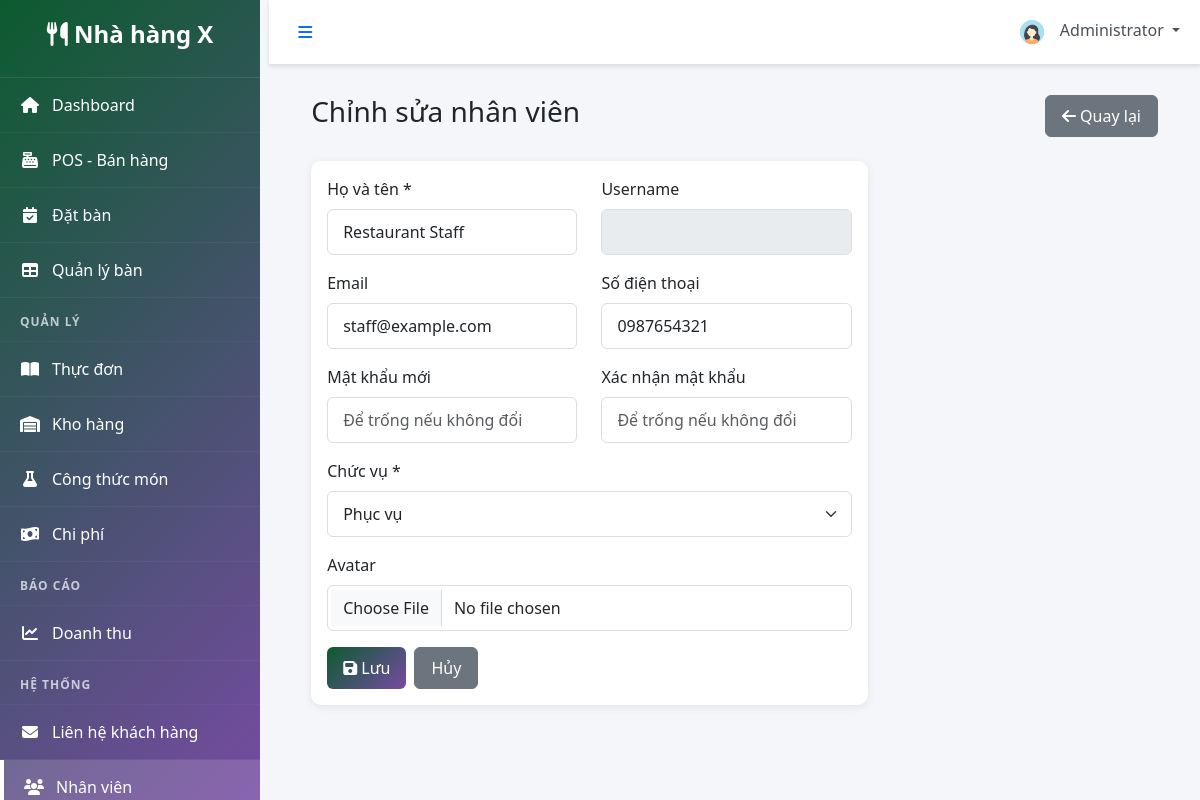
The app's page /modules/users/edit_staff.php?id=2 (signed in) with its own data.
### tables this page shows
CREATE TABLE `users` (
  `user_id` INT UNSIGNED NOT NULL AUTO_INCREMENT,
  `full_name` VARCHAR(120) NOT NULL,
  `email` VARCHAR(150) NOT NULL,
  `password_hash` VARCHAR(255) NOT NULL,
  `user_role` ENUM('admin','manager','waiter','chef','cashier','staff') NOT NULL DEFAULT 'staff',
  `phone` VARCHAR(30) DEFAULT NULL,
  `avatar` VARCHAR(255) DEFAULT NULL,
  `status` ENUM('active','inactive') NOT NULL DEFAULT 'active',
  `created_at` TIMESTAMP NOT NULL DEFAULT CURRENT_TIMESTAMP,
  `updated_at` TIMESTAMP NOT NULL DEFAULT CURRENT_TIMESTAMP ON UPDATE CURRENT_TIMESTAMP,
  PRIMARY KEY (`user_id`),
  UNIQUE KEY `uq_email` (`email`),
  KEY `idx_user_role_status` (`user_role`, `status`)
);

### includes/functions.php (called while the page is built, shortened)
<?php
function isLoggedIn() {
    return isset($_SESSION['user_id']) && ! empty($_SESSION['user_id']);
}
function getCurrentUser($db) {
    $query = "SELECT * FROM users WHERE user_id = :user_id";
    $stmt = $db->prepare($query);
    $stmt->bindParam(':user_id', $_SESSION['user_id']);
    $stmt->execute();
    return $stmt->fetch(PDO:: FETCH_ASSOC);
}
?>

### modules/users/edit_staff.php (the view, shortened to what this page needs)
<?php
$database = new Database();
$db = $database->getConnection();
$user_id = isset($_GET['id']) ? (int) $_GET['id'] : 0;
$stmt = $db->prepare('SELECT * FROM users WHERE user_id = :id');
$stmt->bindParam(':id', $user_id, PDO::PARAM_INT);
$stmt->execute();
$user = $stmt->fetch(PDO::FETCH_ASSOC);
include '../../includes/header.php';
?>
<div class="container-fluid">
    <div class="d-flex justify-content-between align-items-center mb-4">
        <h1 class="h3">Chỉnh sửa nhân viên</h1>
        <a href="manage_staff.php" class="btn btn-secondary">
            <i class="fas fa-arrow-left"></i> Quay lại
        </a>
    </div>
    <div class="row">
        <div class="col-lg-8">
            <div class="card">
                <div class="card-body">
                    <form method="POST" enctype="multipart/form-data">
                        <div class="row">
                            <div class="col-md-6 mb-3">
                                <label class="form-label">Họ và tên *</label>
                                <input type="text" name="full_name" class="form-control" value="<?php echo htmlspecialchars($user['full_name']); ?>" required>
                            </div>
                            <div class="col-md-6 mb-3">
                                <label class="form-label">Username</label>
                                <input type="text" class="form-control" value="<?php echo htmlspecialchars($user['username'] ?? ''); ?>" disabled>
                            </div>
                        </div>
                        <div class="row">
                            <div class="col-md-6 mb-3">
                                <label class="form-label">Email</label>
                                <input type="email" name="email" class="form-control" value="<?php echo htmlspecialchars($user['email'] ?? ''); ?>">
                            </div>
                            <div class="col-md-6 mb-3">
                                <label class="form-label">Số điện thoại</label>
                                <input type="tel" name="phone" class="form-control" value="<?php echo htmlspecialchars($user['phone'] ?? ''); ?>">
                            </div>
                        </div>
                        <div class="row">
                            <div class="col-md-6 mb-3">
                                <label class="form-label">Mật khẩu mới</label>
                                <input type="password" name="password" class="form-control" minlength="6" placeholder="Để trống nếu không đổi">
                            </div>
                            <div class="col-md-6 mb-3">
                                <label class="form-label">Xác nhận mật khẩu</label>
                                <input type="password" name="confirm_password" class="form-control" placeholder="Để trống nếu không đổi">
                            </div>
                        </div>
                        <div class="mb-3">
                            <label class="form-label">Chức vụ *</label>
                            <select name="role" class="form-select" required>
                                <?php
                                $roles = ['admin' => 'Admin', 'manager' => 'Manager', 'waiter' => 'Phục vụ', 'chef' => 'Đầu bếp', 'cashier' => 'Thu ngân'];
                                $current_role = $user['user_role'] ?? 'staff';
                                ?>
                                <?php foreach ($roles as $val => $label): ?>
                                <option value="<?php echo $val; ?>" <?php echo $current_role == $val ? 'selected' : ''; ?>><?php echo $label; ?></option>
                                <?php endforeach; ?>
                            </select>
                        </div>
                        <div class="mb-3">
                            <label class="form-label">Avatar</label>
                            <input type="file" name="avatar" class="form-control" accept="image/*">
                        </div>
                        <div class="d-flex gap-2">
                            <button type="submit" class="btn btn-primary">
                                <i class="fas fa-save"></i> Lưu
                            </button>
                            <a href="manage_staff.php" class="btn btn-secondary">Hủy</a>
                        </div>
                    </form>
                </div>
            </div>
        </div>
    </div>
</div>
<?php include '../../includes/footer.php'; ?>

### includes/header.php (shortened to what this page needs)
<?php
$database = new Database();
$db = $database->getConnection();
$current_user = getCurrentUser($db);
?>
<!DOCTYPE html>
<html lang="vi">
<head>
    <link href="https://cdn.jsdelivr.net/npm/bootstrap@5.3.0/dist/css/bootstrap.min.css" rel="stylesheet">
    <link rel="stylesheet" href="https://cdnjs.cloudflare.com/ajax/libs/font-awesome/6.4.0/css/all.min.css">
    <link rel="stylesheet" href="<?php echo SITE_URL; ?>/assets/css/style.css">
    <link rel="stylesheet" href="<?php echo SITE_URL; ?>/assets/css/dashboard.css">
</head>
<body>
    <div class="wrapper">
        <?php include 'sidebar.php'; ?>
        <div class="main-content">
            <nav class="navbar navbar-expand-lg navbar-light bg-white border-bottom">
                <div class="container-fluid">
                    <button class="btn btn-link" id="sidebarToggle">
                        <i class="fas fa-bars"></i>
                    </button>
                    <div class="navbar-nav ms-auto">
                        <div class="nav-item dropdown">
                            <a class="nav-link dropdown-toggle" href="#" id="userDropdown" role="button" data-bs-toggle="dropdown">
                                <img src="<?php echo SITE_URL; ?>/assets/images/default-avatar.png" alt="Avatar" class="rounded-circle" width="32" height="32">
                                <span class="ms-2"><?php echo htmlspecialchars($current_user['full_name']); ?></span>
                            </a>
                        </div>
                    </div>
                </div>
            </nav>
            <div class="content-wrapper">

### assets/css/style.css (style rules this page uses)
:root { --primary-color: #0c5b2f; --secondary-color: #764ba2; --success-color: #28a745; --danger-color: #dc3545; --warning-color: #ffc107; --info-color: #17a2b8; --dark-color: #343a40; --light-color: #f8f9fa; --sidebar-width: 260px; }
* { margin: 0; padding: 0; box-sizing: border-box; }
body { font-family: 'Segoe UI', Tahoma, Geneva, Verdana, sans-serif; background-color: #f5f6fa; }
.wrapper { display: flex; min-height: 100vh; }
.main-content { flex: 1; margin-left: var(--sidebar-width); transition: margin-left 0.3s ease-in-out; min-height: 100vh; }
.content-wrapper { padding: 30px; }
.navbar { box-shadow: 0 2px 4px rgba(0,0,0,0.1); }
.navbar .nav-link { color: #495057; position: relative; }
.card { border: none; box-shadow: 0 2px 8px rgba(0,0,0,0.08); margin-bottom: 20px; border-radius: 10px; transition: all 0.3s; }
.btn { border-radius: 6px; padding: 8px 16px; font-weight: 500; transition: all 0.3s; }
.btn-primary { background: linear-gradient(135deg, var(--primary-color) 0%, var(--secondary-color) 100%); border: none; }
.form-control, .form-select { border-radius: 6px; border: 1px solid #ddd; padding: 10px 15px; }

### records on screen
users: full_name "Administrator"
users: full_name "Restaurant Staff", email "staff@example.com", phone "0987654321", role "Phục vụ"

### other values on screen
SITE_TITLE "Nhà hàng X"
